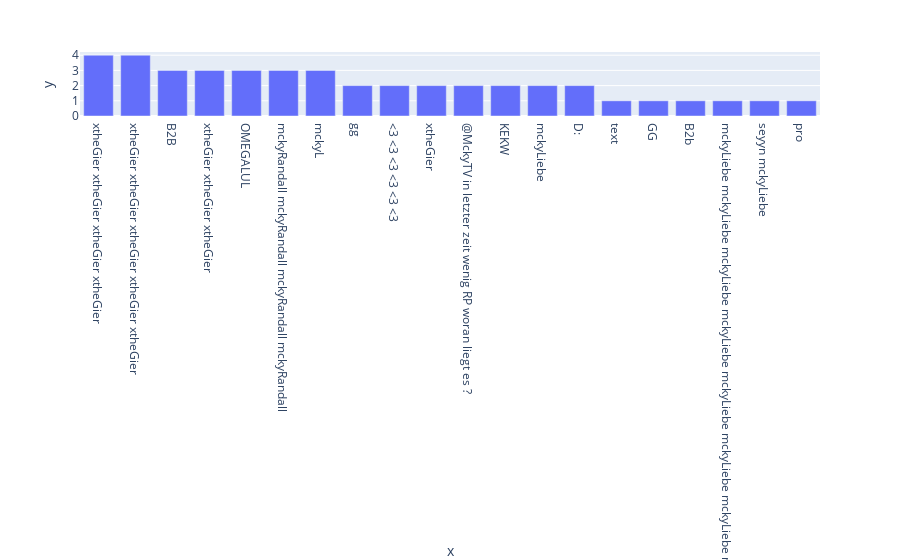

The notebook cell saved with this chart:
### Code cell
import itertools
from collections import Counter
from wordcloud import WordCloud
import plotly.express as px


print(f'Es wurden {len(all_messages)} Nachrichten bei ...{streamer}... geschrieben')  
print(f'Es haben {len(authors)} User bei ...{streamer}...im chat geschrieben')
#print(f'{round(len(all_messages) / len(authors), 3)} ...ist der Lurker Index.')
print(f'{round( len(authors) / len(all_messages) * 100, 2)}' + '%' + ' ...engagement Rate. (100% = Jeder user hat eine Nachricht geschrieben)')



#MOST WORDS COUNTER
most_common_words = Counter(all_messages).most_common(20)
#PLOT
fig = px.bar(x=[word[0] for word in most_common_words], y=[word[1] for word in most_common_words])
fig.show()

### Figure 1 — Plotly figure (JSON) as saved in the notebook; plotly's stock layout.template omitted (floating-point values rounded to 4 significant figures)
{"data": [{"alignmentgroup": "True", "hovertemplate": "x=%{x}<br>y=%{y}<extra></extra>", "legendgroup": "", "marker": {"color": "#636efa", "pattern": {"shape": ""}}, "name": "", "offsetgroup": "", "orientation": "v", "showlegend": false, "textposition": "auto", "type": "bar", "x": ["xtheGier xtheGier xtheGier xtheGier", "xtheGier xtheGier xtheGier xtheGier xtheGier", "B2B", "xtheGier xtheGier xtheGier", "OMEGALUL", "mckyRandall mckyRandall mckyRandall mckyRandall", "mckyL", "gg", "<3 <3 <3 <3 <3 <3", "xtheGier", "@MckyTV in letzter zeit wenig RP woran liegt es ?", "KEKW", "mckyLiebe", "D:", "text", "GG", "B2b", "mckyLiebe mckyLiebe mckyLiebe mckyLiebe mckyLiebe mckyLiebe mckyLiebe mckyLiebe mckyLiebe mckyLiebe mckyLiebe mckyLiebe mckyLiebe mckyLiebe mckyLiebe mckyLiebe mckyLiebe mckyLiebe mckyLiebe mckyLiebe mckyLiebe", "seyyn mckyLiebe", "pro"], "xaxis": "x", "y": [4, 4, 3, 3, 3, 3, 3, 2, 2, 2, 2, 2, 2, 2, 1, 1, 1, 1, 1, 1], "yaxis": "y"}], "layout": {"barmode": "relative", "legend": {"tracegroupgap": 0}, "margin": {"t": 60}, "xaxis": {"anchor": "y", "domain": [0, 1], "title": {"text": "x"}}, "yaxis": {"anchor": "x", "domain": [0, 1], "title": {"text": "y"}}}}
